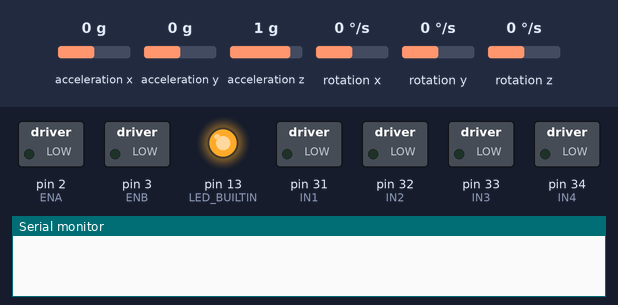
This sketch was run on a simulated Arduino Mega 2560, built with avr-gcc and run on an emulated ATmega2560. Shown: switched loads named in the sketch (green lamp = pin HIGH), output pins drawn as LEDs (lit = HIGH), the last lines printed to the serial monitor. Inputs (shaded band) come from the test bench; at power-on: rotation z 0 °/s, acceleration x 0 g, acceleration y 0 g, acceleration z 1 g, rotation x 0 °/s, rotation y 0 °/s.

Above: at 1.1 s.
At 7.2 s:
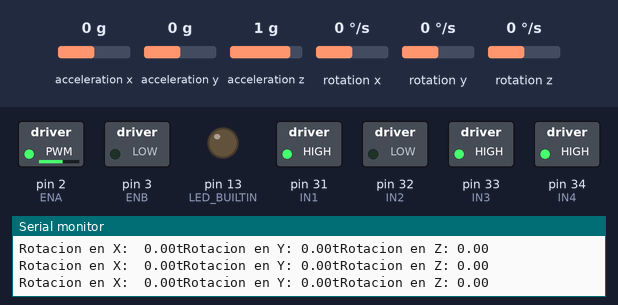
7.3 s: rotation z set to 27 °/s
10.3 s: rotation z set to 34 °/s
At 11.4 s:
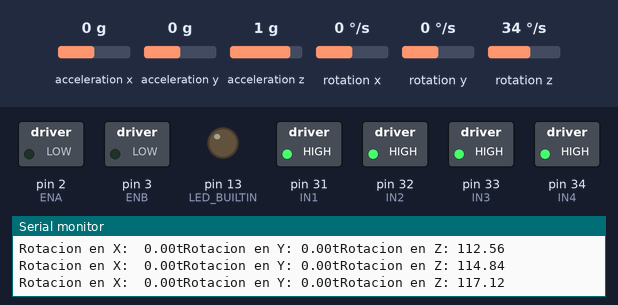
15.0 s: rotation z set to -45 °/s
18.0 s: rotation z set to -53 °/s
Timing chart, 0 to 21.0 s (numbered marks = the images above; inputs shaded):
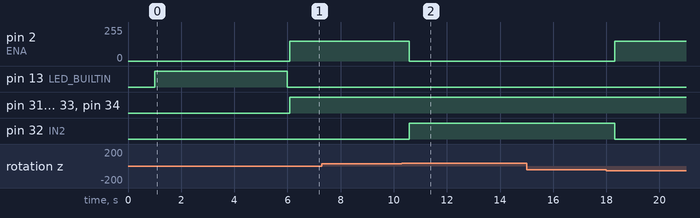

Measured:
- the behaviour switches between 30 and 31 °/s on rotation z (found by bisection; images 1 and 2)

The sketch:

main_retos.ino
```cpp
// Librerias I2C para controlar el mpu6050
// la libreria MPU6050.h necesita I2Cdev.h, I2Cdev.h necesita Wire.h
#include "I2Cdev.h"
#include "MPU6050.h"
#include "Wire.h"
#include <QTRSensors.h>


//Sensor siguelineas
#define Kp 0.5 // experimentar (valores bajos)
#define Ki 0 // no se ni lo que estoy haciendo
#define Kd 30 // experimentar con valores bajos (Ki < Kp < Kd)
#define NUM_SENSORS  8     // number of sensors used

//Velocidades
#define rightMaxSpeed 150 // max speed of the robot (0-255)
#define leftMaxSpeed 150 // max speed of the robot (0-255)
#define rightBaseSpeed 100 // this is the speed at which the motors should spin when the robot is perfectly on the line (0-255)
#define leftBaseSpeed 100  // this is the speed at which the motors should spin when the robot is perfectly on the line (0-255)

//Pines
#define ENA 2
#define IN1 31
#define IN2 32
#define IN3 33
#define IN4 34
#define ENB 3

//Sensor QTR
QTRSensors qtr;
const uint8_t SensorCount = NUM_SENSORS;
uint16_t sensorValues[SensorCount];
int error;
int integral = 0;
int derivado = 0;
int lastError = 0;
int position;
bool inter = false;

// IMU
// La dirección del MPU6050 puede ser 0x68 o 0x69, dependiendo
// del estado de AD0. Si no se especifica, 0x68 estará implicito
MPU6050 sensor;

// Valores RAW (sin procesar) del acelerometro y giroscopio en los ejes x,y,z
int ax, ay, az;
int gx, gy, gz;

//Variables usadas por el filtro pasa bajos
long f_ax,f_ay, f_az;
int p_ax, p_ay, p_az;
long f_gx,f_gy, f_gz;
int p_gx, p_gy, p_gz;
int counter=0;

//Valor de los offsets
int ax_o,ay_o,az_o;
int gx_o,gy_o,gz_o;

// Valores RAW (sin procesar) del acelerometro y giroscopio en los ejes x,y,z


long tiempo_prev, dt;
float girosc_ang_x, girosc_ang_y, girosc_ang_z;
float girosc_ang_x_prev, girosc_ang_y_prev,girosc_ang_z_prev;

float giro;


void wait() {
 digitalWrite(ENA, 0);
 digitalWrite(ENB, 0);
  }


void brake(int ret) {
  // Direccion motor A
  digitalWrite (IN1, HIGH);
  digitalWrite (IN2, HIGH);
  analogWrite (ENA,0); //Velocidad motor A  Rueda izquierda Rueda debil

  // Direccion motor B
  digitalWrite (IN3, HIGH);
  digitalWrite (IN4, HIGH);
  analogWrite (ENB,0); //Velocidad motor B Rueda de la derecha

  if (ret > 0){
  delay(ret);
  }
}


void adelante(int DPWM, int IPWM, int ret) {
  if (DPWM > rightMaxSpeed) DPWM = rightMaxSpeed; //Prevencion
  if (IPWM > leftMaxSpeed) IPWM = leftMaxSpeed; //Prevencion
  if (DPWM < 0) DPWM = 0;
  if (IPWM < 0) IPWM = 0;

  // Direccion motor A
  digitalWrite (IN1, HIGH);
  digitalWrite (IN2, LOW);
  analogWrite (ENA,DPWM); //Velocidad motor A  Rueda izquierda Rueda debil

  // Direccion motor B
  digitalWrite (IN3, HIGH);
  digitalWrite (IN4, LOW);
  analogWrite (ENB,IPWM); //Velocidad motor B Rueda de la derecha

  if (ret > 0){
  delay(ret);
  }
}


void izquierda(int DPWM) {
  // Direccion motor A
  digitalWrite (IN1, HIGH);
  digitalWrite (IN2, HIGH);
  analogWrite (ENA,0); //Velocidad motor A  Rueda izquierda Rueda debil

  // Direccion motor B
  digitalWrite (IN3, HIGH);
  digitalWrite (IN4, LOW);
  analogWrite (ENB, DPWM); //Velocidad motor B Rueda de la derecha

}

void derecha(int IPWM) {

  // Direccion motor A
  digitalWrite (IN1, HIGH);
  digitalWrite (IN2, LOW);
  analogWrite (ENA,IPWM); //Velocidad motor A  Rueda izquierda Rueda debil

  // Direccion motor B
  digitalWrite (IN3, HIGH);
  digitalWrite (IN4, HIGH);
  analogWrite (ENB,0); //Velocidad motor B Rueda de la derecha

}

bool checkIntersection() {
  int position = qtr.readLineBlack(sensorValues); //Lectura de la posición de la linea con respecto al robot
  if (sensorValues[1] > 800 && sensorValues[7] > 800) return true;
  else return false;
}


 void siguelineas() {
  position = qtr.readLineBlack(sensorValues); //Lectura de la posición de la linea con respecto al robot
  error =  position - 3500; //El error irá desde +3500 a -3500 si es > 0 linea a izq del sensor, si es < 0 linea a la dch del sensor
   for (uint8_t i = 0; i < SensorCount; i++)
   {
     Serial.print(sensorValues[i]);
     Serial.print('\t');
   }
   Serial.println();
   Serial.println();
  // Serial.println(position); //Posición del robot en la linea (debugging)
  // Serial.println(error); //Errir del robot (debugging)

  error =  position - 3500; //El error irá desde +3500 a -3500 si es >0 linea a izq del sensor, si es <0 linea a la dch del sensor
  integral = integral + error;
  derivado = error - lastError;
  int vel = Kp * error + Kd * derivado + Ki * integral;
  lastError = error;

  // Asignación de velocidades
  int MotorDPWM = rightBaseSpeed - vel; //Base, modificar según parámetros PID
  int MotorIPWM = leftBaseSpeed + vel; //Base, modificar según parámetros PID
  // Serial.print(MotorIPWM);
  // Serial.print('\t');
  // Serial.print(MotorDPWM);
  // Serial.println();

  adelante(MotorDPWM, MotorIPWM,0);
}


float giro_z(){
    // Leer las aceleraciones y velocidades angulares
  sensor.getAcceleration(&ax, &ay, &az);
  sensor.getRotation(&gx, &gy, &gz);

  // Filtrar las lecturas
  f_ax = f_ax-(f_ax>>5)+ax;
  p_ax = f_ax>>5;

  f_ay = f_ay-(f_ay>>5)+ay;
  p_ay = f_ay>>5;

  f_az = f_az-(f_az>>5)+az;
  p_az = f_az>>5;

  f_gx = f_gx-(f_gx>>3)+gx;
  p_gx = f_gx>>3;

  f_gy = f_gy-(f_gy>>3)+gy;
  p_gy = f_gy>>3;

  f_gz = f_gz-(f_gz>>3)+gz;
  p_gz = f_gz>>3;

  //Cada 100 lecturas corregir el offset
  if (counter==100){
    //Mostrar las lecturas separadas por un [tab]
    Serial.print("promedio:"); Serial.print("t");
    Serial.print(p_ax); Serial.print("\t");
    Serial.print(p_ay); Serial.print("\t");
    Serial.print(p_az); Serial.print("\t");
    Serial.print(p_gx); Serial.print("\t");
    Serial.print(p_gy); Serial.print("\t");
    Serial.println(p_gz);

    //Calibrar el acelerometro a 1g en el eje z (ajustar el offset)
    if (p_ax>0) ax_o--;
    else {ax_o++;}
    if (p_ay>0) ay_o--;
    else {ay_o++;}
    if (p_az-16384>0) az_o--;
    else {az_o++;}

    sensor.setXAccelOffset(ax_o);
    sensor.setYAccelOffset(ay_o);
    sensor.setZAccelOffset(az_o);

    //Calibrar el giroscopio a 0º/s en todos los ejes (ajustar el offset)
    if (p_gx>0) gx_o--;
    else {gx_o++;}
    if (p_gy>0) gy_o--;
    else {gy_o++;}
    if (p_gz>0) gz_o--;
    else {gz_o++;}

    sensor.setXGyroOffset(gx_o);
    sensor.setYGyroOffset(gy_o);
    sensor.setZGyroOffset(gz_o);

    counter=0;
  }
  counter++;
//
//   siguelineas();
//
//   if (checkIntersection()){
//     brake(0);
//     delay(5000000000);
//   }

  dt = millis()-tiempo_prev;
  tiempo_prev=millis();

  girosc_ang_x = (gx/131)*dt/1000.0 + girosc_ang_x_prev;
  girosc_ang_y = (gy/131)*dt/1000.0 + girosc_ang_y_prev;
  girosc_ang_z = (gz/131)*dt/1000.0 + girosc_ang_z_prev;

  girosc_ang_x_prev=girosc_ang_x;
  girosc_ang_y_prev=girosc_ang_y;
  girosc_ang_z_prev=girosc_ang_z;

  //Mostrar los angulos separadas por un [tab]
  Serial.print("Rotacion en X:  ");
  Serial.print(girosc_ang_x);
  Serial.print("tRotacion en Y: ");
  Serial.print(girosc_ang_y);
  Serial.print("tRotacion en Z: ");
  Serial.println(girosc_ang_z);


  return girosc_ang_z;
}
void giro_90(bool sentido){
  if (sentido){
   while(giro_z()<90)
   {
    derecha(150);
   }
   brake(0);
  }
  else{
   while(giro_z()<90)
   {
    izquierda(150);
   }
   brake(0);
  }
}


void setup() {
  delay(500);
  pinMode(13, OUTPUT);

  //Ultrasonidos
  // for (int k = 0; k < 3; k++){
  //   pinMode(Trigger[k], OUTPUT);
  //   pinMode(Echo[k], INPUT);
  // }

  pinMode(LED_BUILTIN, OUTPUT);
  pinMode(IN1, OUTPUT);
  pinMode(IN2, OUTPUT);
  pinMode(ENA, OUTPUT);
  pinMode(IN3, OUTPUT);
  pinMode(IN4, OUTPUT);
  pinMode(ENB, OUTPUT);
  pinMode(6, INPUT);
  pinMode(7, INPUT);
  pinMode(8, INPUT);
  pinMode(9, INPUT);
  pinMode(10, INPUT);
  pinMode(11, INPUT);
  pinMode(12, INPUT);
  pinMode(15, INPUT);

  // Configure the QTR
  qtr.setTypeRC();
  qtr.setSensorPins((const uint8_t[]){23, 24, 25, 26, 27, 28, 29, 30}, SensorCount);

  delay(500);
  digitalWrite(LED_BUILTIN, HIGH); //Encender el led al empezar la calibración

  // 2.5 ms RC read timeout (default) * 10 reads per calibrate() call
  // ~25 ms per calibrate() call.
  // Call calibrate() 200 times to make calibration take about 10 seconds.
  for (uint16_t i = 0; i < 200; i++)
  {
    qtr.calibrate();
  }
  digitalWrite(LED_BUILTIN, LOW); //Apagar el led al acabar la calibración


  // Valores de calibración
  Serial.begin(9600);
  // for (uint8_t i = 0; i < SensorCount; i++)
  // {
  //   Serial.print(qtr.calibrationOn.maximum[i]);
  //   Serial.print(' ');
  // }
  // Serial.println();
  // Serial.println();
  Wire.begin();           //Iniciando I2C
  sensor.initialize();    //Iniciando el sensor
//
  if (sensor.testConnection()) Serial.println("Sensor iniciado correctamente");

//  // Leer los offset los offsets anteriores
  ax_o=sensor.getXAccelOffset();
  ay_o=sensor.getYAccelOffset();
  az_o=sensor.getZAccelOffset();
  gx_o=sensor.getXGyroOffset();
  gy_o=sensor.getYGyroOffset();
  gz_o=sensor.getZGyroOffset();
//
  Serial.println("Offsets:");
  Serial.print(ax_o); Serial.print("\t");
  Serial.print(ay_o); Serial.print("\t");
  Serial.print(az_o); Serial.print("\t");
  Serial.print(gx_o); Serial.print("\t");
  Serial.print(gy_o); Serial.print("\t");
  Serial.print(gz_o); Serial.print("\t");
//  Serial.println("nnEnvie cualquier caracter para empezar la calibracionnn");
//  // Espera un caracter para empezar a calibrar
//  while (true){if (Serial.available()) break;}
  Serial.println("Calibrando, no mover IMU");


  tiempo_prev=millis();
}


void loop() {

 giro_90(true);

}
```
